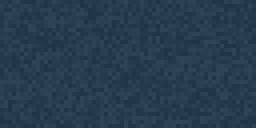
#> input picture art/placeholder-backup-hc/models/armor/siege_b_crownless_mantle.png, 64 x 32 px, found by its file name (shown 4 times larger); its folder holds only this picture in this run
$ python build_armor3d.py
#> lines starting #> are read from the running program, lines starting #| are printed output that depends on the picture
### studio/art/palette.py
"""Siege Nights / Hollow Crown shared palette.

Every texture is painted from these ramps. A ramp is 6 tones, index 0 = deepest shadow / outline,
5 = highlight. Shadows drift cool (toward violet-blue), highlights drift warm (toward straw yellow),
which is what keeps flat 16x16 art from looking grey and muddy.

Regional variants swap the stone / wood / accent / foliage ramps but keep every shape the same,
so one generator can make, for example, Castle Stone for all six regions.
"""
import colorsys

def hx(s):
    s = s.lstrip('#'); return tuple(int(s[i:i + 2], 16) for i in (0, 2, 4))

def _toward(h, target, amt):
    d = ((target - h + 0.5) % 1.0) - 0.5
    return (h + d * amt) % 1.0

def ramp(mid, lo=0.14, hi=0.80, n=6, cool=0.10, warm=0.08, sat=1.0, cool_hue=0.70, warm_hue=0.13):
    """Build a hue-shifted ramp around a mid colour. lo/hi are the HLS lightness of the ends."""
    r, g, b = [v / 255 for v in (hx(mid) if isinstance(mid, str) else mid)]
    h, l, s = colorsys.rgb_to_hls(r, g, b)
    out = []
    for i in range(n):
        t = i / (n - 1)
        L = lo + (hi - lo) * t
        if t < 0.5: hh = _toward(h, cool_hue, cool * (0.5 - t) * 2)
        else: hh = _toward(h, warm_hue, warm * (t - 0.5) * 2)
        S = min(1, s * sat * (0.75 + 0.5 * (1 - abs(t - 0.5) * 2)))   # most saturated in the mids
        rr, gg, bb = colorsys.hls_to_rgb(hh, L, S)
        out.append((round(rr * 255), round(gg * 255), round(bb * 255)))
    return out

def fixed(*hexes): return [hx(h) for h in hexes]

# ---------- shared materials (same in every region) ----------
M = {
    # vanilla-matching metals: iron stays vanilla, so its ramp follows vanilla iron's light neutral greys
    'iron':      fixed('#3b3d44', '#5e6168', '#8a8d94', '#b4b6ba', '#d8d8d8', '#f4f2ee'),
    'steel':     fixed('#2f323c', '#4e5360', '#737a88', '#9aa1ae', '#c4cad3', '#e6eaee'),
    'blacksteel':fixed('#17161c', '#24232b', '#33323b', '#46454f', '#5d5c66', '#7a7983'),
    'gold':      fixed('#5a3510', '#8f5a16', '#c48a22', '#e8b83a', '#f8dc6a', '#fff4b8'),
    'diamond':   fixed('#0e3c44', '#14706e', '#2aa8a0', '#4fd8d0', '#a2f2ea', '#e8fffc'),
    'netherite': fixed('#1c171c', '#2c252b', '#3d353c', '#4f464d', '#655b62', '#80767c'),
    'emerald':   fixed('#063d1c', '#0c6a30', '#17a046', '#41cd68', '#8cf0a0', '#d8ffe0'),
    'ruby':      fixed('#3c0610', '#6e0e1c', '#a8182a', '#d83a44', '#f27a78', '#ffd0c8'),
    'oak':       ramp('#9a7248', 0.13, 0.70, cool=0.06, warm=0.05),
    'dark_oak':  ramp('#5c3e26', 0.08, 0.50, cool=0.06),
    'spruce':    ramp('#6c4c30', 0.10, 0.58),
    'leather':   ramp('#8c5832', 0.12, 0.66),
    'parchment': fixed('#6e5a3e', '#a08a62', '#c8b48a', '#e0d0a8', '#f0e6c8', '#fbf6e6'),
    'rope':      ramp('#b49460', 0.18, 0.78),
    'cloth':     fixed('#4a4a4a', '#6c6c6c', '#8e8e8e', '#b0b0b0', '#cfcfcf', '#ececec'),  # grey, gets tinted
    'coal':      fixed('#0f0d10', '#1c181b', '#2a2427', '#3a3236', '#4c4246', '#605458'),
    'flame':     fixed('#7a1a08', '#c23a0c', '#ee6a12', '#fca22a', '#ffd560', '#fff6c0'),
    'ember':     fixed('#2a0c06', '#5e1608', '#a82a0a', '#e85a10', '#ff9a2a', '#ffd870'),
    'skin':      fixed('#5a3424', '#8a5638', '#b47a54', '#d49c74', '#ecbf98', '#f8dcc0'),
    'blood_red': ramp('#a02424', 0.10, 0.66, cool=0.04, warm=0.02),
    'royal_blue':ramp('#2c3c9c', 0.10, 0.66),
    'purple':    ramp('#6a2c9c', 0.10, 0.66),
}

# ---------- regions ----------
# stone: building stone / Castle Stone; wood: local timber; accent: banners, trims, glow; foliage: moss, vines
REGIONS = {
    'vale':       {'name': 'The Vale (Millbrook)', 'mood': 'warm, homely, summer farmland',
                   'stone': ramp('#8a857e', 0.14, 0.76, cool=0.12, warm=0.10, sat=0.9),
                   'mortar': ramp('#57504a', 0.10, 0.50),
                   'wood': M['oak'], 'accent': M['blood_red'],
                   'foliage': ramp('#5d8a34', 0.12, 0.66)},
    'frostmarch': {'name': 'Frostmarch (Rimehold)', 'mood': 'cold, blue shadows, snow-dusted',
                   'stone': ramp('#86919e', 0.14, 0.84, cool=0.20, warm=0.02, warm_hue=0.55),
                   'mortar': ramp('#4c5562', 0.10, 0.52),
                   'wood': M['spruce'], 'accent': ramp('#7cc0e0', 0.16, 0.88),
                   'foliage': ramp('#4c7a6a', 0.10, 0.62)},
    'saltreach':  {'name': "Saltreach (Gull's Rest)", 'mood': 'sun-bleached coast, salt and sea-glass',
                   'stone': ramp('#c2ae86', 0.18, 0.86, cool=0.14, warm=0.06),
                   'mortar': ramp('#8a7a5e', 0.14, 0.60),
                   'wood': ramp('#a29482', 0.16, 0.78, sat=0.8), 'accent': ramp('#2f8f88', 0.10, 0.70),
                   'foliage': ramp('#7c9a4a', 0.14, 0.66)},
    'emberwaste': {'name': 'Emberwaste (Sunscar)', 'mood': 'scorched red rock, cinders, heat haze',
                   'stone': ramp('#8e4c38', 0.10, 0.66, cool=0.10, warm=0.14),
                   'mortar': ramp('#3a2420', 0.06, 0.36),
                   'wood': ramp('#40302a', 0.06, 0.40), 'accent': M['ember'],
                   'foliage': ramp('#8a7a3a', 0.12, 0.60)},
    'blackfen':   {'name': 'Blackfen (Mirelight)', 'mood': 'drowned, mossy, sickly green light',
                   'stone': ramp('#5c6452', 0.08, 0.60, cool=0.12, warm=0.04),
                   'mortar': ramp('#2e3428', 0.05, 0.36),
                   'wood': ramp('#5c4034', 0.07, 0.48), 'accent': ramp('#9ad04a', 0.14, 0.86),
                   'foliage': ramp('#4a6a2a', 0.07, 0.56)},
    # Undertow: sampled from Mateo's concept art (art/reference/undertow-concept.png)
    'undertow':   {'name': 'The Undertow', 'mood': 'violet basalt, lattice trees, pink and blue glow, pale rivers',
                   'stone': fixed('#160f1b', '#2b1b30', '#3c2f4d', '#55466e', '#6c5786', '#867cae'),
                   'mortar': fixed('#0c080f', '#160f1b', '#22172a', '#2b1b30', '#3c2f4d', '#4d446a'),
                   'wood': fixed('#2a1630', '#4a2848', '#6e3e66', '#9a5a86', '#c884a8', '#f0c0d4'),
                   'accent': fixed('#3a2a6a', '#5a5aa8', '#8494d8', '#a9c4ed', '#d4e6fa', '#f4faff'),
                   'glow_pink': fixed('#5a2448', '#8a3a6a', '#b8608e', '#d895b4', '#f2c4d8', '#fff0f6'),
                   'foliage': fixed('#3a1a40', '#5a2a5e', '#7a3a7e', '#9a5aa0', '#c08ac4', '#e8c4ea')},
}

# Banner / guard colours: vanilla dye base colours, each turned into a ramp.
DYE = {"white": "#e9ecec", "orange": "#f07613", "magenta": "#bd44b3", "light_blue": "#3aafd9", "yellow": "#f8c527",
       "lime": "#70b919", "pink": "#ed8dac", "gray": "#3e4447", "light_gray": "#8e8e86", "cyan": "#158991",
       "purple": "#792aac", "blue": "#35399d", "brown": "#724728", "green": "#546d1b", "red": "#a12722", "black": "#1d1d21"}
def dye_ramp(name):
    r, g, b = hx(DYE[name]); _, l, _ = colorsys.rgb_to_hls(r / 255, g / 255, b / 255)
    return ramp(DYE[name], max(0.05, l - 0.30), min(0.95, l + 0.22), cool=0.08, warm=0.05)

### studio/art/build_armor3d.py
"""3D worn models for every custom armour set (Mateo 2026-11-11: "make every armor's texture 3D").

Same idea as studio/build_varmor.py does for vanilla iron, diamond, netherite and chainmail: each set gets its own
geometry per piece (the normal armour boxes plus raised parts: brims, crests, pauldrons, tabard flaps, capes, fur,
knee guards) and one texture per piece. Each piece has its own 64x32 sheet in the exact vanilla
armour layout: the set's flat sheet unchanged (so the painted look stays as it is, and armour trims still line up),
with the 3D parts painted only in the corners vanilla armour and trims leave empty.

Sets: the Castle Guard armour, the five regional Castle Guard sets in iron, diamond and netherite, and the two worn
relics (Crownless Mantle, Widow's Veil). Choirsteel is built by studio/art/build_choirsteel_3d.py (PR #83); the
guard-only armour line already has its own 3D models (studio/build_guardgear.py).

Guard sets keep the leather-dye trick (material armor_leather): alpha 255 = grey cloth that takes the banner colour,
alpha 1 = keeps its own colour. So the 3D tabard flaps and capes take the banner colour too.

    python3 studio/art/build_armor3d.py [repo root]

Writes textures/models/siege_armor/<set>_<piece>.png, models/entity/armor/<set>_<piece>.geo.json and repoints
attachables/<set>_<piece>.json (relics: attachables/bestiary_<relic>.json). Rerun after the flat sheets change.
"""
import json, os, random, sys
from PIL import Image

sys.path.insert(0, os.path.dirname(os.path.abspath(__file__)))
from palette import M, REGIONS, fixed

ROOT = (sys.argv[1].rstrip('/') + '/') if len(sys.argv) > 1 else os.path.dirname(os.path.dirname(os.path.dirname(os.path.abspath(__file__)))) + '/'
RP = ROOT + 'Siege_Nights_RP/'
FLAT = RP + 'textures/models/armor/'

# ---- colour ramps (the same ones studio/art/build_regional_guard.py paints the flat sheets with)
CLOTH = M['cloth']
FUR = fixed('#8a8580', '#b4aea6', '#d2ccc2', '#e8e3da', '#f4f1ea', '#fdfcf8')
PALE = fixed('#4a5560', '#7a8690', '#a9b3b8', '#cdd3d2', '#e4e6df', '#f6f5ee')
FENLEATHER = fixed('#1a1a12', '#2c2b1c', '#423f28', '#5a5536', '#726b45', '#8a8258')
BONE = M['parchment']
DIAMOND = fixed('#0f3a3d', '#1b6b6e', '#2aa3a3', '#4fd3cf', '#8ef0e8', '#d4fffb')
NETHERITE = fixed('#1c1719', '#2b2427', '#3d3437', '#4f4548', '#665a5c', '#7f7275')
def dim(r, k): return [r[max(0, i - k)] for i in range(6)]
RAMPS = {   # metal, trim, leather/rope
    'guard': (M['steel'], M['gold'], M['leather']),
    'vale': (M['steel'], M['gold'], M['leather']),
    'frostmarch': (M['steel'], REGIONS['frostmarch']['accent'], M['spruce']),
    'saltreach': (PALE, dim(REGIONS['saltreach']['accent'], 1), M['rope']),
    'emberwaste': (M['blacksteel'], M['ember'], M['leather']),
    'blackfen': (FENLEATHER, dim(REGIONS['blackfen']['accent'], 2), M['rope']),
}

rnd = random.Random(31)

# ---- geometry
def cube(o, s, uv=None, inf=0, mir=False):
    c = {"origin": o, "size": s}
    if uv: c["uv"] = uv
    if inf: c["inflate"] = inf
    if mir: c["mirror"] = True
    return c
PIV = {"head": [0, 24, 0], "body": [0, 24, 0], "rightArm": [-5, 22, 0], "leftArm": [5, 22, 0], "rightLeg": [-1.9, 12, 0], "leftLeg": [1.9, 12, 0]}
BASE = {
    "helmet": {"head": [cube([-4, 24, -4], [8, 8, 8], [0, 0], 1)]},
    "chestplate": {"body": [cube([-4, 12, -2], [8, 12, 4], [16, 16], 1.01)],
                   "rightArm": [cube([-8, 12, -2], [4, 12, 4], [40, 16], 1)], "leftArm": [cube([4, 12, -2], [4, 12, 4], [40, 16], 1, True)]},
    "leggings": {"body": [cube([-4, 12, -2], [8, 12, 4], [16, 16], 0.5)],      # leggings read the layer 2 sheet
                 "rightLeg": [cube([-3.9, 0, -2], [4, 12, 4], [0, 16], 0.5)], "leftLeg": [cube([-0.1, 0, -2], [4, 12, 4], [0, 16], 0.5, True)]},
    "boots": {"rightLeg": [cube([-3.9, 0, -2], [4, 12, 4], [0, 16], 1)], "leftLeg": [cube([-0.1, 0, -2], [4, 12, 4], [0, 16], 1, True)]},
}
def geo(ident, bones):
    return {"format_version": "1.12.0", "minecraft:geometry": [{"description": {"identifier": ident, "texture_width": 64, "texture_height": 32,
            "visible_bounds_width": 3, "visible_bounds_height": 3.5, "visible_bounds_offset": [0, 1.5, 0]},
            "bones": [{"name": n, "pivot": PIV[n], "cubes": cs} for n, cs in bones.items()]}]}

def faces(u, v, w, h, d):
    return {"up": (u + d, v, w, d), "down": (u + d + w, v, w, d), "east": (u, v + d, d, h), "north": (u + d, v + d, w, h),
            "west": (u + d + w, v + d, d, h), "south": (u + 2 * d + w, v + d, w, h)}
def border(x, y, w, h): return x == 0 or y == 0 or x == w - 1 or y == h - 1

# ---- surface patterns: tone 0..5 for pixel x, y of a w x h face (f = face name)
# [10 lines left out: functions p_plate, p_scale, not called in this run]
def p_lam(f, x, y, w, h):
    if y % 4 == 3: return -1
    return (3 if x % 2 == 0 else 2) + (1 if y % 4 == 0 else 0)
def p_fur(f, x, y, w, h): return rnd.choice((2, 3, 3, 4, 4, 5)) - (1 if f == 'down' else 0)
def p_leather(f, x, y, w, h): return 3 - (1 if x == w - 1 else 0) + (1 if y == 0 else 0) - ((x * 3 + y * 5) % 9 == 0)
def p_cloth(f, x, y, w, h): return 3 + (1 if x == 0 and f in ('north', 'south') else 0) - (1 if f == 'down' else 0) + (1 if (x + 2 * y) % 7 == 0 else 0)
def p_flat(t): return lambda f, x, y, w, h: t

class Style:
    """How to paint one 3D part. ramp = 6 colours; cloth=True paints alpha 255 so the banner dye tints it.
    trim: (ramp, rule) where rule(f, x, y, w, h) says which pixels take the trim colour instead."""
    def __init__(s, ramp, pat, cloth=False, trim=None, dots=None):
        s.ramp, s.pat, s.cloth, s.trim, s.dots = ramp, pat, cloth, trim, dots or []
    def px(s, f, x, y, w, h, alpha_cloth):
        for ramp, rule, tone in s.dots:
            if rule(f, x, y, w, h): return tuple(ramp[tone]) + (1 if alpha_cloth else 255,)
        if s.trim and s.trim[1](f, x, y, w, h):
            t = s.trim[0]; return tuple(t[4 if f == 'up' or y == 0 else 3]) + (1 if alpha_cloth else 255,)
        v = s.pat(f, x, y, w, h)
        if v == -1: return tuple((s.trim[0] if s.trim else s.ramp)[3]) + (1 if alpha_cloth else 255,)
        v = max(0, min(5, v))
        if s.cloth: return tuple(CLOTH[v]) + (255,)
        return tuple(s.ramp[v]) + (1 if alpha_cloth else 255,)

def hem(f, x, y, w, h): return f in ('north', 'south', 'east', 'west') and y == h - 1
def edge_side(f, x, y, w, h): return f not in ('up', 'down') and y == h - 1
def rim(f, x, y, w, h): return (f == 'up' and border(x, y, w, h)) or (f not in ('up', 'down') and y == h - 1)


# ---- the 3D parts of each set: piece -> list of (bone, origin, size, style key, mirror)
# [64 lines left out: function guard_parts, not called in this run]

def relic_parts(name, ramp):
    S = {'cloak': Style(ramp, lambda f, x, y, w, h: 2 + (1 if x % 3 == 1 else 0) + (1 if y == 0 else 0) - (1 if y == h - 1 else 0))}
    P = {'helmet': [], 'chestplate': [], 'leggings': [], 'boots': []}
    if name == 'crownless_mantle':        # a long cloak with a high collar and draped shoulders
        P['chestplate'] += [('body', [-5, 8, 3.4], [10, 16, 1], 'cloak', False),
                            ('body', [-4.5, 22.5, -3.5], [9, 3, 7], 'cloak', False),
                            ('rightArm', [-9.5, 21.5, -3.5], [5, 4, 7], 'cloak', False), ('leftArm', [4.5, 21.5, -3.5], [5, 4, 7], 'cloak', True)]
    else:                                 # widow's veil: thin lace drapes down the back and both sides of the head
        # Mateo 2026-11-11: "the veil is too thick". The veil hugs the head (VEIL_INFLATE) and the drapes are paper
        # thin and sit right against it, so the whole thing is barely wider than a bare head.
        P['helmet'] += [('head', [-4.4, 18, 4.4], [8.8, 14, 0.3], 'cloak', False),
                        ('head', [-4.7, 18, -4.4], [0.3, 13, 8.8], 'cloak', False), ('head', [4.4, 18, -4.4], [0.3, 13, 8.8], 'cloak', True)]
    return P, S


# ---- texture: one 64x32 sheet per piece in the exact vanilla armour layout (so armour trims, which the game lays
# over the model by UV in that layout, still land on the right pixels). The 3D parts are painted only where vanilla
# armour and trims leave the sheet empty, and each face pair (front/back, left/right, top/bottom) shares one patch.
SAFE = {1: [(32, 0, 32, 16), (56, 16, 8, 16)],     # layer 1: the hat area and the strip beside the arms
        2: [(0, 0, 64, 16), (40, 16, 24, 16)]}     # layer 2: everything above the legs and body
LAYER = {'helmet': 1, 'chestplate': 1, 'leggings': 2, 'boots': 1}

def isz(v): return max(1, int(v + 0.5))

def pack(parts, layer):
    """Patches for each distinct (size, style) part: {'W': front/back w x h, 'D': sides d x h, 'T': top/bottom w x d}."""
    zones = SAFE[layer]
    used = [[False] * 64 for _ in range(32)]
    need = []
    for bone, o, s, key, mir in parts:
        k = (tuple(s), key)
        if k not in [n[0] for n in need]: need.append((k, s))
    rects = []
    for k, s in need:
        w, h, d = (isz(v) for v in s)
        rects += [(k, 'W', w, h), (k, 'D', d, h), (k, 'T', w, d)]
    out = {}
    for k, f, w, h in sorted(rects, key=lambda r: (-r[3], -r[2])):
        spot = None
        for zx, zy, zw, zh in zones:
            for y in range(zy, zy + zh - h + 1):
                for x in range(zx, zx + zw - w + 1):
                    if all(not used[y + j][x + i] for j in range(h) for i in range(w)): spot = (x, y); break
                if spot: break
            if spot: break
        if not spot: raise SystemExit(f'no room on the layer {layer} sheet for {k} {f} {w}x{h}')
        for j in range(h):
            for i in range(w): used[spot[1] + j][spot[0] + i] = True
        out.setdefault(k, {})[f] = (spot[0], spot[1], w, h)
    return out

FACE_OF = {'W': 'north', 'D': 'east', 'T': 'up'}
def paint(im, slots, styles, cloth_alpha, base):
    px = im.load(); bp = base.load()
    for (s, key), patches in slots.items():
        for f, (x0, y0, w, h) in patches.items():
            for yy in range(h):
                for xx in range(w):
                    assert bp[x0 + xx, y0 + yy][3] == 0, 'a 3D part would paint over the armour'
                    px[x0 + xx, y0 + yy] = styles[key].px(FACE_OF[f], xx, yy, w, h, cloth_alpha)

def face_uv(patches):
    W, D, T = patches['W'], patches['D'], patches['T']
    r = lambda p: {"uv": [p[0], p[1]], "uv_size": [p[2], p[3]]}
    return {"north": r(W), "south": r(W), "east": r(D), "west": r(D), "up": r(T), "down": r(T)}

VIS = {"helmet": "variable.helmet_layer_visible = 0.0;", "chestplate": "variable.chest_layer_visible = 0.0;",
       "leggings": "variable.leg_layer_visible = 0.0;", "boots": "variable.boot_layer_visible = 0.0;"}

def write(path, data):
    os.makedirs(os.path.dirname(path), exist_ok=True)
    with open(path, 'w') as f: json.dump(data, f, indent=2); f.write('\n')

def sheet(path):
    im = Image.open(path).convert('RGBA')
    return im.resize((64, 32), Image.NEAREST) if im.size != (64, 32) else im

INFLATE = {'relic_widows_veil': 0.3}    # the veil is lace, not a helmet: it sits close to the head
LACE = {'relic_widows_veil'}
HEAD_FACES = [(8, 8, 8, 8, 2), (0, 8, 8, 8, 1), (16, 8, 8, 8, 1), (24, 8, 8, 8, 1)]   # front, sides, back: x, y, w, h, solid rows
# [11 lines left out: function lace, not called in this run]

def build(name, parts, styles, l1, l2, pieces, attach, leather):
    for piece in pieces:
        layer = LAYER[piece]
        base = sheet(l1 if layer == 1 else l2)
        if not leather:   # relic sheets are one noise picture over the whole sheet: keep only the armour areas
            keep = Image.new('RGBA', (64, 32), (0, 0, 0, 0)); kp = keep.load(); bp = base.load()
            for zx, zy, zw, zh in SAFE[layer]:
                for y in range(zy, zy + zh):
                    for x in range(zx, zx + zw): kp[x, y] = (0, 0, 0, 255)
            for y in range(32):
                for x in range(64):
                    if kp[x, y][3]: bp[x, y] = (0, 0, 0, 0)
        im = base.copy()
        slots = pack(parts[piece], layer)
        paint(im, slots, styles, leather, base)
        tex = f'textures/models/siege_armor/{name}_{piece}'
        os.makedirs(RP + 'textures/models/siege_armor', exist_ok=True)
        bones = {k: [dict(c) for c in v] for k, v in BASE[piece].items()}
        if name in INFLATE: bones['head'][0]['inflate'] = INFLATE[name]
        if name in LACE: lace(im, slots)
        im.save(RP + tex + '.png')
        for bone, o, s, key, mir in parts[piece]:
            bones.setdefault(bone, []).append({"origin": o, "size": s, "uv": face_uv(slots[(tuple(s), key)])})
        ident = f'geometry.siege_{name}_{piece}'
        write(RP + f'models/entity/armor/{name}_{piece}.geo.json', geo(ident, bones))
        path = RP + f'attachables/{attach(piece)}.json'
        att = json.load(open(path))
        d = att['minecraft:attachable']['description']
        d['textures']['default'] = tex
        d['geometry'] = {'default': ident}
        d['scripts'] = {'parent_setup': VIS[piece]}
        write(path, att)

PIECES = ['helmet', 'chestplate', 'leggings', 'boots']


def main():
    SETS = []
    for reg in ['guard', 'vale', 'frostmarch', 'saltreach', 'emberwaste', 'blackfen']:
        for tier in ([''] if reg == 'guard' else ['', 'diamond', 'netherite']):
            flat = 'guard' if reg == 'guard' else f'guard_{reg}' + (f'_{tier}' if tier else '')
            if not os.path.exists(FLAT + flat + '_layer_1.png'): continue
            parts, styles = guard_parts(reg, tier)
            build(flat, parts, styles, FLAT + flat + '_layer_1.png', FLAT + flat + '_layer_2.png', PIECES, lambda p, n=flat: f'{n}_{p}', True)
            SETS.append(flat)

    for relic, piece, img in (('crownless_mantle', 'chestplate', 'siege_b_crownless_mantle'), ('widows_veil', 'helmet', 'siege_b_widows_veil')):
        src = Image.open(FLAT + img + '.png').convert('RGB')
        cols = [src.getpixel((x, y)) for y in range(src.height) for x in range(src.width)]
#> cols = 2048 items, first 6: (39, 59, 79), (41, 61, 81), (35, 55, 75), (44, 64, 84), (47, 67, 87), (36, 56, 76)
        avg = [sum(c[i] for c in cols) // len(cols) for i in range(3)]
#> avg = [40, 60, 80]
        ramp = [tuple(max(0, min(255, int(v * k))) for v in avg) for k in (0.55, 0.72, 0.88, 1.0, 1.12, 1.25)]
#> ramp = [(22, 33, 44), (28, 43, 57), (35, 52, 70), (40, 60, 80), (44, 67, 89), (50, 75, 100)]
        parts, styles = relic_parts(relic, ramp)
#> in __init__, `s.ramp, s.pat, s.cloth, s.trim, s.dots = ramp, pat, cloth, trim, dots ..`: s.ramp has the same summary as ramp in main; s.cloth = False; s.dots = []
#> parts = 4 items; styles = 1 item
        build(f'relic_{relic}', parts, styles, FLAT + img + '.png', FLAT + img + '.png', [piece], lambda p, r=relic: f'bestiary_{r}', False)
#> in sheet, im is the input picture: PIL image 64x32 RGBA; mean R, G, B, A 40, 60, 80, 255
#> in build, `keep = Image.new('RGBA', (64, 32), (0, 0, 0, 0))`: keep: PIL image 64x32 RGBA; every value is 0
#> in build, `im = base.copy()`:
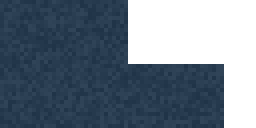
#> im: PIL image 64x32 RGBA (shown 4 times larger); mean R, G, B, A 27.6, 41.3, 55.1, 175.3; transparent parts drawn white
#> in build, `slots = pack(parts[piece], layer)`: slots = 3 items
#> the loop in paint, `for (s, key), patches in slots.items():` made 3 passes
#> patches on passes 2 to 3: {'T': (43, 0, 9, 7), 'W': (43, 7, 9, 3), 'D': (52, 8, 7, 3)}, {'T': (52, 0, 5, 7), 'D': (57, 0, 7, 4), 'W': (57, 4, 5, 4)}
#> in build, `paint(im, slots, styles, leather, base)`:
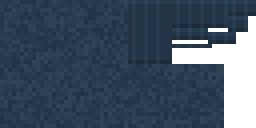
#> im: PIL image 64x32 RGBA (shown 4 times larger); mean R, G, B, A 34.3, 51.4, 68.6, 222.6; transparent parts drawn white
#> the loop in build, `for bone, o, s, key, mir in parts[piece]:` made 4 passes
#> (bone, o, s, mir) on passes 1 to 4: ('body', [-5, 8, 3.4], [10, 16, 1], False), ('body', [-4.5, 22.5, -3.5], [9, 3, 7], False), ('rightArm', [-9.5, 21.5, -3.5], [5, 4, 7], False), ('leftArm', [4.5, 21.5, -3.5], [5, 4, 7], True)
        SETS.append(f'relic_{relic}')

    print(f'{len(SETS)} sets:', ', '.join(SETS))


if __name__ == '__main__':
#> (the run stopped early here; a loop or call above may not have finished)
